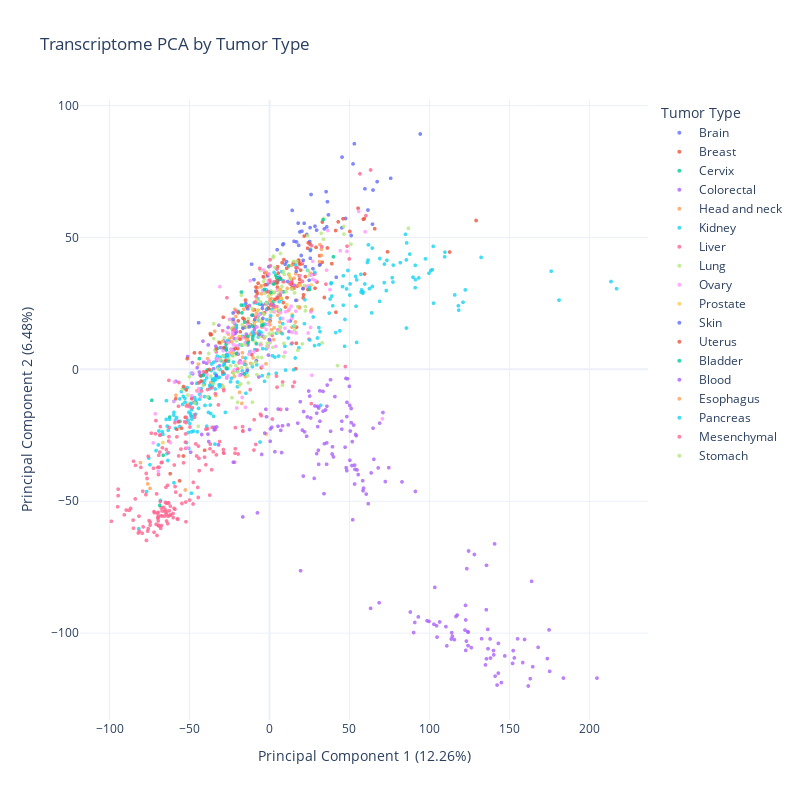

Here is the notebook cell this chart was saved with:
### Markdown cell above
A priori we cannot distinguish much, but we could try to colour each sample based on the primary tumor type and see if it is more informative.

### Code cell
# Get sample dataframe with the information
sample_df = pd.read_csv(path.join('data', 'sample_df.tsv'), sep="\t", header='infer')

# Create the dictionary to map Specimen ID -> Tumor Type
tumortype_dict = dict(zip(sample_df.icgc_specimen_id, sample_df.primary_location))

# Get the tumor type for each sample (each column)
labels = expression_df.columns.map(tumortype_dict)

pca_df['Tumor Type'] = labels  # Add the labels as a new column

fig = px.scatter(
    pca_df, 
    x='PC1', 
    y='PC2',
    color='Tumor Type',  # Automatically colors by this column and creates a legend
    title='Transcriptome PCA by Tumor Type',
    labels={
        'PC1': f'Principal Component 1 ({pca2D.explained_variance_ratio_[0]:.2%})', 
        'PC2': f'Principal Component 2 ({pca2D.explained_variance_ratio_[1]:.2%})'
    },
    hover_name=pca_df.index,
    width=800,
    height=800,
    template="plotly_white"
)

fig.update_traces(marker=dict(size=4, opacity=0.8))

fig.write_html(path.join('plots', 'PCA.html'))
fig.show()
